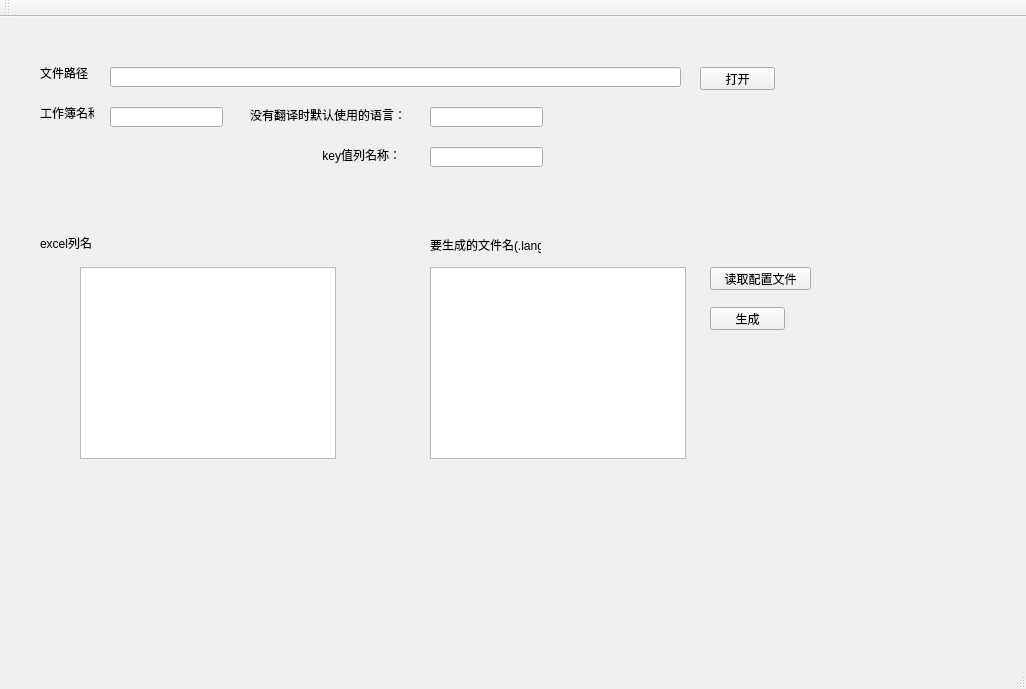
<?xml version="1.0" encoding="UTF-8"?>
<ui version="4.0">
 <class>MainWindow</class>
 <widget class="QMainWindow" name="MainWindow">
  <property name="geometry">
   <rect>
    <x>0</x>
    <y>0</y>
    <width>1026</width>
    <height>689</height>
   </rect>
  </property>
  <property name="windowTitle">
   <string>MainWindow</string>
  </property>
  <widget class="QWidget" name="centralWidget">
   <widget class="QLineEdit" name="lineEdit_filePath">
    <property name="geometry">
     <rect>
      <x>110</x>
      <y>50</y>
      <width>571</width>
      <height>20</height>
     </rect>
    </property>
   </widget>
   <widget class="QPushButton" name="pushButton_open">
    <property name="geometry">
     <rect>
      <x>700</x>
      <y>50</y>
      <width>75</width>
      <height>23</height>
     </rect>
    </property>
    <property name="text">
     <string>打开</string>
    </property>
   </widget>
   <widget class="QLabel" name="label">
    <property name="geometry">
     <rect>
      <x>40</x>
      <y>50</y>
      <width>54</width>
      <height>12</height>
     </rect>
    </property>
    <property name="text">
     <string>文件路径</string>
    </property>
   </widget>
   <widget class="QLabel" name="label_2">
    <property name="geometry">
     <rect>
      <x>40</x>
      <y>220</y>
      <width>54</width>
      <height>12</height>
     </rect>
    </property>
    <property name="text">
     <string>excel列名</string>
    </property>
   </widget>
   <widget class="QLabel" name="label_3">
    <property name="geometry">
     <rect>
      <x>430</x>
      <y>220</y>
      <width>111</width>
      <height>16</height>
     </rect>
    </property>
    <property name="text">
     <string>要生成的文件名(.lang)</string>
    </property>
   </widget>
   <widget class="QTableWidget" name="tableWidget_name">
    <property name="geometry">
     <rect>
      <x>80</x>
      <y>250</y>
      <width>256</width>
      <height>192</height>
     </rect>
    </property>
   </widget>
   <widget class="QListWidget" name="listWidget">
    <property name="geometry">
     <rect>
      <x>430</x>
      <y>250</y>
      <width>256</width>
      <height>192</height>
     </rect>
    </property>
   </widget>
   <widget class="QPushButton" name="pushButton_load">
    <property name="geometry">
     <rect>
      <x>710</x>
      <y>250</y>
      <width>101</width>
      <height>23</height>
     </rect>
    </property>
    <property name="text">
     <string>读取配置文件</string>
    </property>
   </widget>
   <widget class="QLabel" name="label_4">
    <property name="geometry">
     <rect>
      <x>40</x>
      <y>90</y>
      <width>54</width>
      <height>12</height>
     </rect>
    </property>
    <property name="text">
     <string>工作簿名称：</string>
    </property>
   </widget>
   <widget class="QLineEdit" name="lineEdit_workSheetName">
    <property name="geometry">
     <rect>
      <x>110</x>
      <y>90</y>
      <width>113</width>
      <height>20</height>
     </rect>
    </property>
   </widget>
   <widget class="QPushButton" name="pushButton_create">
    <property name="geometry">
     <rect>
      <x>710</x>
      <y>290</y>
      <width>75</width>
      <height>23</height>
     </rect>
    </property>
    <property name="text">
     <string>生成</string>
    </property>
   </widget>
   <widget class="QLabel" name="label_5">
    <property name="geometry">
     <rect>
      <x>250</x>
      <y>90</y>
      <width>171</width>
      <height>16</height>
     </rect>
    </property>
    <property name="text">
     <string>没有翻译时默认使用的语言：</string>
    </property>
   </widget>
   <widget class="QLineEdit" name="lineEdit_defaultLanguage">
    <property name="geometry">
     <rect>
      <x>430</x>
      <y>90</y>
      <width>113</width>
      <height>20</height>
     </rect>
    </property>
   </widget>
   <widget class="QLabel" name="label_6">
    <property name="geometry">
     <rect>
      <x>250</x>
      <y>130</y>
      <width>151</width>
      <height>16</height>
     </rect>
    </property>
    <property name="text">
     <string>key值列名称：</string>
    </property>
    <property name="alignment">
     <set>Qt::AlignRight|Qt::AlignTrailing|Qt::AlignVCenter</set>
    </property>
   </widget>
   <widget class="QLineEdit" name="lineEdit_defaulKeyName">
    <property name="geometry">
     <rect>
      <x>430</x>
      <y>130</y>
      <width>113</width>
      <height>20</height>
     </rect>
    </property>
   </widget>
  </widget>
  <widget class="QMenuBar" name="menuBar">
   <property name="geometry">
    <rect>
     <x>0</x>
     <y>0</y>
     <width>1026</width>
     <height>23</height>
    </rect>
   </property>
  </widget>
  <widget class="QToolBar" name="mainToolBar">
   <attribute name="toolBarArea">
    <enum>TopToolBarArea</enum>
   </attribute>
   <attribute name="toolBarBreak">
    <bool>false</bool>
   </attribute>
  </widget>
  <widget class="QStatusBar" name="statusBar"/>
 </widget>
 <layoutdefault spacing="6" margin="11"/>
 <resources/>
 <connections/>
</ui>
